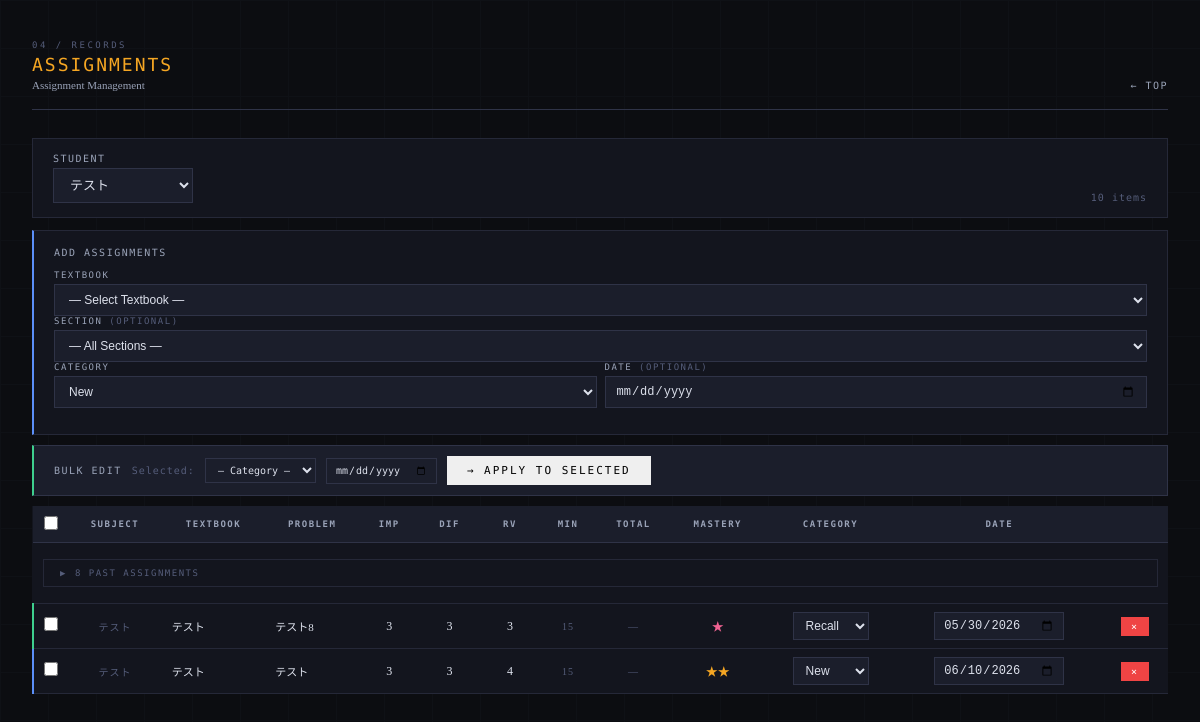
The app's page /assignments/list with its own data.
### tables this page shows
CREATE TABLE assignments (
            assignment_id INTEGER PRIMARY KEY AUTOINCREMENT,
            student_id TEXT NOT NULL,
            problem_id INTEGER NOT NULL,
            scheduled_date TEXT NOT NULL,
            category TEXT NOT NULL, assigned_minutes INTEGER DEFAULT NULL, progress_before REAL DEFAULT 0.0, progress_after REAL DEFAULT NULL, session_index INTEGER DEFAULT 1, session_total INTEGER DEFAULT 1,
            FOREIGN KEY (student_id) REFERENCES students(student_id),
            FOREIGN KEY (problem_id) REFERENCES problems(problem_id)
        );

CREATE TABLE problems (
            problem_id INTEGER PRIMARY KEY AUTOINCREMENT,
            subject TEXT NOT NULL,
            textbook TEXT NOT NULL,
            problem_number TEXT NOT NULL,
            importance TEXT NOT NULL,
            type TEXT NOT NULL
        , instruction TEXT, difficulty INTEGER DEFAULT 3, review_value INTEGER DEFAULT 3, estimated_minutes INTEGER DEFAULT 15, textbook_id INTEGER, section_id INTEGER, order_in_textbook INTEGER, total_minutes INTEGER DEFAULT NULL);

### app.py (the view)
@app.route("/assignments/list")
def assignments_list():
    conn = get_connection()
    c = conn.cursor()
    c.execute("SELECT * FROM students ORDER BY student_id")
    students = c.fetchall()
    student_id = request.args.get(
        "student_id", students[0]["student_id"] if students else None)
    assignments = []
    if student_id:
        c.execute("""
            SELECT a.assignment_id, a.category, a.scheduled_date,
                   p.problem_id, p.subject, p.textbook, p.problem_number,
                   p.importance, p.difficulty, p.review_value,
                   p.estimated_minutes, p.total_minutes,
                   (SELECT mastery FROM history h
                    WHERE h.student_id = a.student_id
                    AND h.problem_id = a.problem_id
                    ORDER BY h.date DESC, h.history_id DESC LIMIT 1) as mastery
            FROM assignments a
            JOIN problems p ON a.problem_id = p.problem_id
            WHERE a.student_id = ?
            ORDER BY a.scheduled_date, p.subject
        """, (student_id,))
        assignments = c.fetchall()
    conn.close()
    return render_template("assignments_list.html",
                           students=students,
                           assignments=assignments,
                           selected_student=student_id)

### app.py (called while the page is built)
@app.template_filter("cat_en")
def cat_en_filter(v):
    return CAT_EN.get(v, v)

### database.py (called while the page is built)
def get_connection():
    conn = sqlite3.connect(DB_PATH)
    conn.row_factory = sqlite3.Row
    return conn

### templates/assignments_list.html (shortened to what this page needs)
<!DOCTYPE html>
<html lang="ja">
<head>
</head>
<body>
<div class="container">
  <div class="page-header fade-in">
    <div>
      <div class="page-label">04 / Records</div>
      <div class="page-title">Assignments</div>
      <div class="page-title-ja">Assignment Management</div>
    </div>
    <a class="page-header-back" href="/">TOP</a>
  </div>
  <div class="filter-bar fade-in">
    <form method="GET" style="display:contents;">
      <div>
        <label>Student</label>
        <select name="student_id" onchange="this.form.submit()">
          {%- for s in students %}
          <option value="{{ s.student_id }}"
            {%- if s.student_id == selected_student %} selected{%- endif %}>
            {{ s.name }}
          </option>
          {%- endfor %}
        </select>
      </div>
    </form>
    <span class="meta-text" style="margin-left:auto;">{{ assignments|length }} items</span>
  </div>
  <div class="card fade-in" style="background:var(--surface);border:1px solid var(--border);
    border-left:2px solid var(--blue);padding:16px 20px;margin-bottom:10px;">
    <div style="font-family:'DM Mono',monospace;font-size:10px;letter-spacing:1.5px;
      text-transform:uppercase;color:var(--text-muted);margin-bottom:12px;">Add Assignments</div>
    <div class="grid-3" style="margin-bottom:10px;">
      <div>
        <label style="font-family:'DM Mono',monospace;font-size:9px;letter-spacing:1.5px;
          text-transform:uppercase;color:var(--text-muted);display:block;margin-bottom:4px;">Textbook</label>
        <select id="add-textbook" onchange="loadAddSections()"
          style="width:100%;background:var(--surface2);border:1px solid var(--border-light);
            color:var(--text);padding:7px 10px;font-size:12px;outline:none;">
          <option value="">— Select Textbook —</option>
        </select>
      </div>
      <div>
        <label style="font-family:'DM Mono',monospace;font-size:9px;letter-spacing:1.5px;
          text-transform:uppercase;color:var(--text-muted);display:block;margin-bottom:4px;">Section <span style="color:var(--text-dim);">(optional)</span></label>
        <select id="add-section" onchange="loadAddProblems()"
          style="width:100%;background:var(--surface2);border:1px solid var(--border-light);
            color:var(--text);padding:7px 10px;font-size:12px;outline:none;">
          <option value="">— All Sections —</option>
        </select>
      </div>
      <div style="display:flex;gap:8px;align-items:flex-end;">
        <div style="flex:1;">
          <label style="font-family:'DM Mono',monospace;font-size:9px;letter-spacing:1.5px;
            text-transform:uppercase;color:var(--text-muted);display:block;margin-bottom:4px;">Category</label>
          <select id="add-category"
            style="width:100%;background:var(--surface2);border:1px solid var(--border-light);
              color:var(--text);padding:7px 10px;font-size:12px;outline:none;">
            <option value="New">New</option>
          </select>
        </div>
        <div style="flex:1;">
          <label style="font-family:'DM Mono',monospace;font-size:9px;letter-spacing:1.5px;
            text-transform:uppercase;color:var(--text-muted);display:block;margin-bottom:4px;">Date <span style="color:var(--text-dim);">(optional)</span></label>
          <input type="date" id="add-date"
            style="width:100%;background:var(--surface2);border:1px solid var(--border-light);
              color:var(--text);padding:7px 10px;font-size:12px;outline:none;">
        </div>
      </div>
    </div>
  </div>
  <div class="bulk-bar fade-in" style="flex-wrap:wrap;gap:10px;">
    <span class="bulk-label">Bulk Edit</span>
    <span class="meta-text">Selected:</span>
    <select id="bulk-category" style="padding:5px 8px;background:var(--surface2);
      border:1px solid var(--border-light);color:var(--text);
      font-family:'DM Mono',monospace;font-size:10px;">
      <option value="">— Category —</option>
    </select>
    <input type="date" id="bulk-date" style="padding:5px 8px;background:var(--surface2);
      border:1px solid var(--border-light);color:var(--text);
      font-family:'DM Mono',monospace;font-size:10px;">
    <button class="btn btn-primary btn-sm" onclick="applyToSelected()">→ Apply to Selected</button>
  </div>
  <div class="fade-in" style="overflow-x:auto;">
  <table class="data-table" id="assignments-table">
    <thead>
      <tr>
        <th style="width:32px;"><input type="checkbox" id="check-all" onchange="toggleAll(this)"></th>
        <th>Subject</th>
        <th>Textbook</th>
        <th>Problem</th>
        <th>Imp</th>
        <th>Dif</th>
        <th>RV</th>
        <th>Min</th>
        <th>Total</th>
        <th>Mastery</th>
        <th>Category</th>
        <th>Date</th>
        <th></th>
      </tr>
    </thead>
    <tbody>
    {%- for a in assignments %}
    <tr id="row-{{ a.assignment_id }}" class="row-{{ a.category }}">
      <td><input type="checkbox" class="row-check" value="{{ a.assignment_id }}"></td>
      <td class="meta-text">{{ a.subject }}</td>
      <td class="left" style="max-width:150px;overflow:hidden;text-overflow:ellipsis;white-space:nowrap;font-size:11px;">
        {{ a.textbook }}
      </td>
      <td class="left" style="max-width:180px;overflow:hidden;text-overflow:ellipsis;white-space:nowrap;font-size:11px;">
        {{ a.problem_number }}
      </td>
      <td class="editable-cell" data-problem="{{ a.problem_id }}" data-field="importance">
        <span class="editable" ondblclick="startNumEdit(this)">{{ a.importance }}</span>
      </td>
      <td class="editable-cell" data-problem="{{ a.problem_id }}" data-field="difficulty">
        <span class="editable" ondblclick="startNumEdit(this)">{{ a.difficulty }}</span>
      </td>
      <td class="editable-cell" data-problem="{{ a.problem_id }}" data-field="review_value">
        <span class="editable" ondblclick="startNumEdit(this)">{{ a.review_value }}</span>
      </td>
      <td class="meta-text">{{ a.estimated_minutes if a.estimated_minutes else '—' }}</td>
      <td class="meta-text" style="color:var(--text-dim);">
        {{ a.total_minutes if a.total_minutes else '—' }}</td>
      <td class="mastery-cell"
        data-student="{{ selected_student }}"
        data-problem="{{ a.problem_id }}">
        {%- set m = a.mastery or 1 %}
        <span class="editable mastery-{{ m }}" ondblclick="startMasteryEdit(this, {{ m }})">
          {{ '★' * m }}
        </span>
      </td>
      <td>
        <select class="edit-field inline-select"
          data-id="{{ a.assignment_id }}" data-field="category"
          style="width:76px;"
          onchange="markChanged(this, {{ a.assignment_id }})">
          {%- for cat in ['New','Recall','Drill','Reinforce'] %}
          <option value="{{ cat }}" {%- if cat == a.category %} selected{%- endif %}>{{ cat | cat_en }}</option>
          {%- endfor %}
        </select>
      </td>
      <td>
        <input type="date" class="edit-field"
          data-id="{{ a.assignment_id }}" data-field="scheduled_date"
          value="{{ '' if a.scheduled_date == '2099-12-31' else a.scheduled_date }}"
          style="width:130px;"
          onchange="markChanged(this, {{ a.assignment_id }})">
      </td>
      <td>
        <button class="btn btn-danger"
          onclick="deleteAssignment({{ a.assignment_id }}, this)">×</button>
      </td>
    </tr>
    {%- endfor %}
    </tbody>
  </table>
  </div>
</div>
</body>
</html>

### templates/assignments_list.html (style rules this page uses)
:root { --bg:#0c0d11; --surface:#13151e; --surface2:#1b1e2b; --surface3:#222536; --border:#252838; --border-light:#2f3347; --text:#dde1ec; --text-muted:#9aa3b8; --text-dim:#555d7a; --blue:#5b8ff9; --green:#3ecf8e; --amber:#f5a623; --rose:#f06292; --red:#ef4444; --blue-bg:rgba(91,143,249,0.10); --green-bg:rgba(62,207,142,0.10); --amber-bg:rgba(245,166,35,0.10); --rose-bg:rgba(240,98,146,0.10); }
*, *::before, *::after { margin:0; padding:0; box-sizing:border-box; }
body { font-family:'Noto Serif JP',serif; background:var(--bg); color:var(--text); min-height:100vh; padding:40px 32px 80px; -webkit-font-smoothing:antialiased; }
body::after { content:''; position:fixed; inset:0; background-image: linear-gradient(var(--border) 1px,transparent 1px), linear-gradient(90deg,var(--border) 1px,transparent 1px); background-size:48px 48px; opacity:0.15; pointer-events:none; z-index:0; }
.container { max-width:1300px; margin:0 auto; position:relative; z-index:1; }
.page-header { display:flex; align-items:flex-end; justify-content:space-between; margin-bottom:28px; padding-bottom:18px; border-bottom:1px solid var(--border-light); }
.page-label { font-family:'DM Mono',monospace; font-size:9px; letter-spacing:2.5px; text-transform:uppercase; color:var(--text-dim); margin-bottom:4px; }
.page-title { font-family:'DM Mono',monospace; font-weight:500; font-size:18px; color:#f5a623; letter-spacing:2px; text-transform:uppercase; }
.page-title-ja { font-family:'Noto Serif JP',serif; font-weight:300; font-size:11px; color:var(--text-muted); margin-top:4px; }
.page-header-back { font-family:'DM Mono',monospace; font-size:10px; color:var(--text-muted); letter-spacing:1.5px; text-decoration:none; transition:color 0.15s; }
.page-header-back::before { content:'← '; }
.filter-bar { background:var(--surface); border:1px solid var(--border); padding:14px 20px; margin-bottom:12px; display:flex; gap:16px; align-items:flex-end; flex-wrap:wrap; }
.filter-bar label { font-family:'DM Mono',monospace; font-size:10px; letter-spacing:1.5px; text-transform:uppercase; color:var(--text-muted); margin:0 0 4px 0; display:block; }
.filter-bar select { background:var(--surface2); border:1px solid var(--border-light); color:var(--text); padding:8px 12px; font-size:13px; outline:none; min-width:140px; }
.bulk-bar { background:var(--surface2); border:1px solid var(--border-light); border-left:2px solid var(--green); padding:10px 20px; margin-bottom:10px; display:flex; align-items:center; gap:14px; }
.bulk-label { font-family:'DM Mono',monospace; font-size:10px; letter-spacing:1.5px; text-transform:uppercase; color:var(--text-muted); }
.meta-text { font-family:'DM Mono',monospace; font-size:10px; color:var(--text-dim); letter-spacing:1px; }
.btn { font-family:'DM Mono',monospace; font-size:11px; letter-spacing:2px; text-transform:uppercase; padding:8px 20px; border:none; cursor:pointer; transition:all 0.15s; display:inline-flex; align-items:center; gap:6px; }
.btn-danger { background:var(--red); color:white; padding:4px 10px; font-size:10px; }
.data-table { width:100%; border-collapse:collapse; background:var(--surface); font-size:12px; }
.data-table th { background:var(--surface2); color:var(--text-muted); font-family:'DM Mono',monospace; font-size:9px; letter-spacing:1.5px; text-transform:uppercase; padding:10px 10px; text-align:center; border-bottom:1px solid var(--border-light); white-space:nowrap; }
.data-table td.left { text-align:left; }
.row-予習, .row-New { border-left:2px solid var(--blue); }
.row-復習, .row-Recall { border-left:2px solid var(--green); }
.editable { cursor:pointer; padding:3px 6px; display:inline-block; min-width:24px; border:1px dashed transparent; border-radius:2px; transition:border-color 0.12s, background 0.12s; }
.inline-select { background:var(--surface2); border:1px solid var(--blue); color:var(--text); padding:3px 6px; font-size:12px; outline:none; }
select.edit-field, input.edit-field[type="date"] { background:var(--surface2); border:1px solid var(--border-light); color:var(--text); padding:5px 8px; font-size:12px; outline:none; transition:border-color 0.15s; }
.mastery-1 { color:var(--rose); }
.mastery-2 { color:var(--amber); }
input[type="checkbox"] { accent-color:var(--blue); width:14px; height:14px; }
.fade-in { animation:fadeIn 0.3s ease both; }

### records on screen
assignments: subject "テスト", textbook "テスト", problem_number "テスト8", importance "3", difficulty "3", review_value "3", estimated_minutes "15", total_minutes "—", value "★", category+assignment_id "Recall", scheduled_date "05/30/2026"
assignments: subject "テスト", textbook "テスト", problem_number "テスト", importance "3", difficulty "3", review_value "4", estimated_minutes "15", total_minutes "—", value "★★", category+assignment_id "New", scheduled_date "06/10/2026"

### other values on screen
{{ assignments|length }} "10"
form field student_id "テスト"
